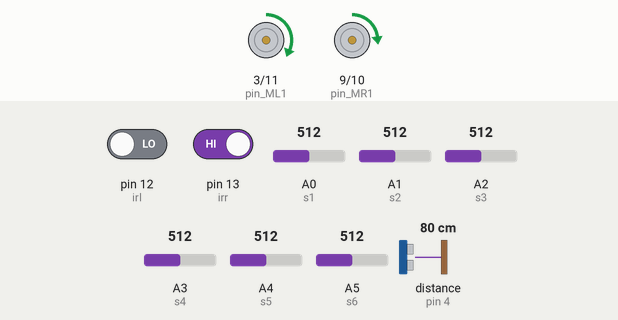
Recording of a sketch running on a simulated Arduino Uno, built with avr-gcc and run on an emulated ATmega328P. Parts: motor-driver pin pairs drawn as motors (green arrow = first pin HIGH = forward, orange = second pin HIGH = backward, longer = more drive). Wiring (inferred from the names in the program): ultrasonic range finder: trigger pin 7; echo pin 4. The inputs (shaded band) are chosen by the test bench; at power-on: distance to the obstacle (sensor on pin 4) 80 cm, A0 (s1) = 512, A1 (s2) = 512, A2 (s3) = 512, pin 12 (irl) LOW, pin 13 (irr) HIGH, A3 (s4) = 512, A4 (s5) = 512, A5 (s6) = 512. The echo pulse lasts 58.3 µs per cm.

Above: at 1.2 s.
1.3 s: distance to the obstacle (sensor on pin 4) set to 33 cm
2.8 s: distance to the obstacle (sensor on pin 4) set to 30 cm
At 3.2 s:
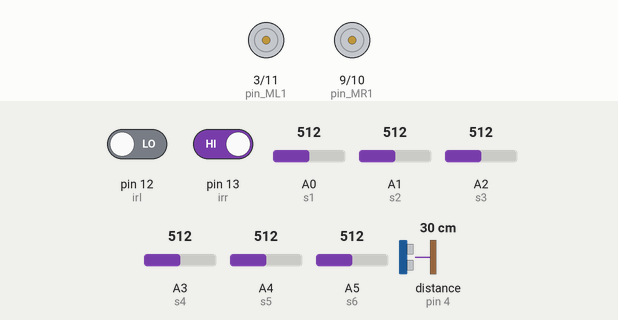
5.8 s: A0 (s1) set to 610
8.8 s: A1 (s2) set to 610
11.8 s: A2 (s3) set to 610
14.8 s: distance to the obstacle (sensor on pin 4) set to 35 cm
At 16.0 s:
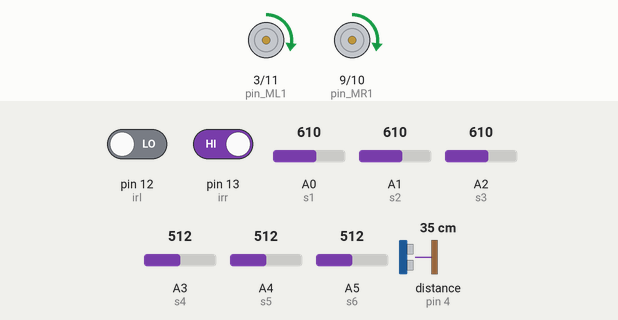
Timing chart, 0 to 17.3 s (numbered marks = the images above; inputs shaded):
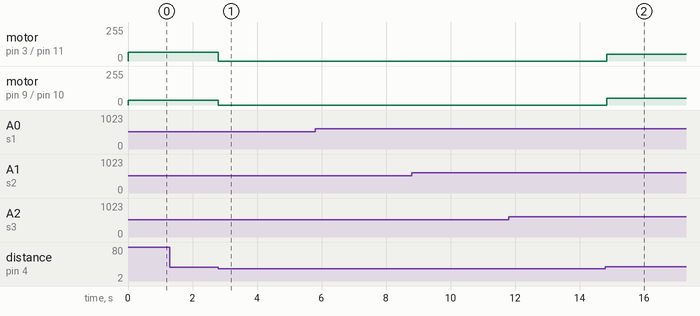

Measured:
- the behaviour switches between 32 and 31 cm on distance to the obstacle (sensor on pin 4) (found by bisection; images 0 and 1)
- after the input at 1.3 s, every drawn part: stays the same
- after the input at 2.8 s, motor on pin 3 (pin_ML1) / pin 11 (pin_ML2): forward 66/255 → stopped at once; motor on pin 9 (pin_MR1) / pin 10 (pin_MR2): forward 34/255 → stopped at once
- after the input at 14.8 s, motor on pin 3 (pin_ML1) / pin 11 (pin_ML2), motor on pin 9 (pin_MR1) / pin 10 (pin_MR2): stopped → forward 50/255 at once

The sketch:

main.ino
```cpp
#define s1 A0
#define s2 A1
#define s3 A2
#define s4 A3
#define s5 A4
#define s6 A5

#define irr 13
#define irl 12

#define pin_ML1 3
#define pin_ML2 11

#define pin_MR1 9
#define pin_MR2 10

#define echoPin 4 // attach pin D4 Arduino to pin Echo of HC-SR04
#define trigPin 7 //attach pin D7 Arduino to pin Trig of HC-SR04

#define batas_ir 600

// defines variables
long duration; // variable for the duration of sound wave travel
int distance; // variable for the distance measurement

int sir[6];

bool pertigaan=0, perempatan=0;

int flag=0; //0 tengah, 1 kanan, 2 kiri

int c3=0, c4=0; //Count pertigaan, perempatan

bool center=0, left=0, right=0;

int kec_tinggi = 55;
int kec_med = 25;
int kec_rendah = 10;
int kec_def = 20;

int set_speed = 50;
int err=0;
int steering = err*4;
int speed_L = set_speed + steering;
int speed_R = set_speed - steering;

int start=1;
int troli=0;

void setup() {
  pinMode(s1, INPUT);
  pinMode(s2, INPUT);
  pinMode(s3, INPUT);
  pinMode(s4, INPUT);
  pinMode(s5, INPUT);
  pinMode(s6, INPUT);
  pinMode(trigPin, OUTPUT); // Sets the trigPin as an OUTPUT
  pinMode(echoPin, INPUT); // Sets the echoPin as an INPUT
  pinMode(pin_ML1, OUTPUT);
  pinMode(pin_ML2, OUTPUT);
  pinMode(pin_MR1, OUTPUT);
  pinMode(pin_MR2, OUTPUT);
  pinMode(irl, INPUT);
  pinMode(irr, INPUT);
  Serial.begin(9600);

  for(int i=0; i<6; i++){
    sir[i]=0;
  }
}

void irread(){
  sir[0] = analogRead(s1);
  sir[1] = analogRead(s2);
  sir[2] = analogRead(s3);
  sir[3] = analogRead(s4);
  sir[4] = analogRead(s5);
  sir[5] = analogRead(s6);

  right = digitalRead(irr);
  left = digitalRead(irl);

  for(int i = 0; i<6; i++){
    if(sir[i]<batas_ir){//Jika sensor mendeteksi putih
      sir[i] = 0;
    }
    else{
      sir[i] = 1;//Sensor mendeteksi hitam
    }
  }
}

void motor(int speedL, int speedR)
{
  if(speedL > 0)
  {
    analogWrite(pin_ML1, speedL);
    digitalWrite(pin_ML2, LOW);
  }
  else if (speedL < 0)
  {
    analogWrite(pin_ML1, -speedL);
    digitalWrite(pin_ML2, LOW);
  }
  else
  {
    digitalWrite(pin_ML1, LOW);
    digitalWrite(pin_ML2, LOW);
  }

  if(speedR > 0)
  {
    analogWrite(pin_MR1, speedR);
    digitalWrite(pin_MR2, LOW);
  }
  else if (speedR < 0)
  {
    analogWrite(pin_MR1, -speedR);
    digitalWrite(pin_MR2, LOW);
  }
  else
  {
    digitalWrite(pin_MR1, LOW);
    digitalWrite(pin_MR2, LOW);
  }
}

int hcread(){
  // Clears the trigPin condition
  digitalWrite(trigPin, LOW);
  delayMicroseconds(2);
  // Sets the trigPin HIGH (ACTIVE) for 10 microseconds
  digitalWrite(trigPin, HIGH);
  delayMicroseconds(10);
  digitalWrite(trigPin, LOW);
  // Reads the echoPin, returns the sound wave travel time in microseconds
  duration = pulseIn(echoPin, HIGH);
  // Calculating the distance
  distance = duration * 0.034 / 2; // Speed of sound wave divided by 2 (go and back)
  return distance;
}

void readln(){
  if (sir[2] || sir[3]) err=0;
  else if(sir[1] || sir[4]){
    if(sir[1]) err=-1;
    else err=1;
  }
  else if(sir[0] || sir[5]){
    if(sir[0]) err=-2;
    else err=2;
  }
  else if(left || right){
    if (left) err=-4;
    else err=4;
  }
  steering = err*4;
  speed_L = set_speed + steering;
  speed_R = set_speed - steering;
}

void obs(){
  if (hcread() <= 30){
    motor(0,0);
    delay(1000);
  }
}

void Case0(){
  while(start){
    obs();
    irread();
    if(sir[0]||sir[1]||sir[2]||sir[3]||sir[4]||sir[5]||right||left) {
      start=0;
      break;
    }
    readln();
    motor(speed_L,speed_R);
    delay(10);
  }
}

void Right(){
  motor(50,0);
  delay(500);
}

void Left(){
  motor(0,50);
  delay(500);
}

void Emaju(){
  int flag=1;
  while(flag){
    obs();
    irread();
    readln();
    motor(speed_L,speed_R);
    if(!right && !left) flag=0;
  }
}

void Maju(){
  int flag=1;
  while(flag){
    obs();
    irread();
    readln();
    motor(speed_L,speed_R);
    if(((right&&sir[3]) || (left&&sir[2]))) flag=0;
  }
}

void Mundur(){
  int flag=1;
  while(flag){
    obs();
    irread();
    readln();
    motor(-speed_L,-speed_R);
    if(((right&&sir[3]) || (left&&sir[2]))){
      flag=0;
      delay(1000);
    }
  }
}

void Tmaju(){
  int flag=1;
  while(flag){
    obs();
    irread();
    readln();
    motor(speed_L,speed_R);
    if(!right || !left) flag=0;
  }
}

void loop() {
  Case0();
  Emaju();
  Maju();
  Right();
  Maju();
  for(int i=0; i<5; i++){
    Emaju();
    Maju();
  }
  Left();
  Mundur();
  Case0();
  Emaju();
  Maju();
  while(1){
    for(int i=0; i<4; i++){
      Tmaju();
      Maju();
    }
    Left();
    Maju();
    for(int i=0; i<5; i++){
      Emaju();
      Maju();
    }
    Left();
  }
}
```
